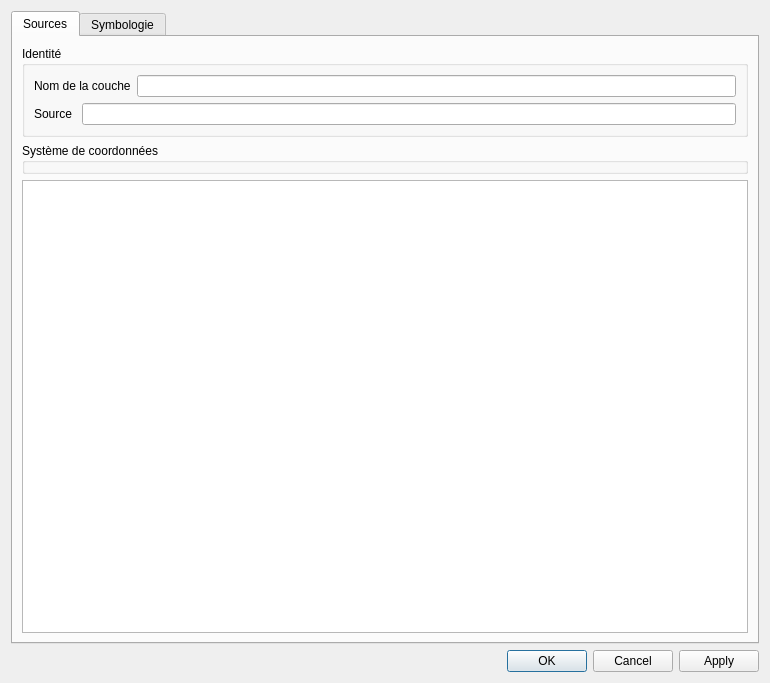
<?xml version="1.0" encoding="UTF-8"?>
<ui version="4.0">
 <class>ReosVectorLayerPropertiesDialog</class>
 <widget class="QDialog" name="ReosVectorLayerPropertiesDialog">
  <property name="geometry">
   <rect>
    <x>0</x>
    <y>0</y>
    <width>770</width>
    <height>683</height>
   </rect>
  </property>
  <property name="sizePolicy">
   <sizepolicy hsizetype="Fixed" vsizetype="Fixed">
    <horstretch>0</horstretch>
    <verstretch>0</verstretch>
   </sizepolicy>
  </property>
  <property name="minimumSize">
   <size>
    <width>640</width>
    <height>0</height>
   </size>
  </property>
  <property name="windowTitle">
   <string>Dialog</string>
  </property>
  <layout class="QVBoxLayout" name="verticalLayout">
   <item>
    <widget class="QTabWidget" name="tabWidget">
     <property name="currentIndex">
      <number>0</number>
     </property>
     <property name="iconSize">
      <size>
       <width>32</width>
       <height>32</height>
      </size>
     </property>
     <widget class="QWidget" name="tabSource">
      <attribute name="icon">
       <iconset resource="../icones/hdicone.qrc">
        <normaloff>:/Qgis/Qgis/system.png</normaloff>:/Qgis/Qgis/system.png</iconset>
      </attribute>
      <attribute name="title">
       <string>Sources</string>
      </attribute>
      <layout class="QVBoxLayout" name="verticalLayout_4">
       <item>
        <widget class="QGroupBox" name="groupBox">
         <property name="font">
          <font>
           <weight>50</weight>
           <bold>false</bold>
          </font>
         </property>
         <property name="title">
          <string>Identité</string>
         </property>
         <layout class="QHBoxLayout" name="horizontalLayout">
          <item>
           <layout class="QVBoxLayout" name="verticalLayout_5">
            <property name="leftMargin">
             <number>0</number>
            </property>
            <property name="topMargin">
             <number>0</number>
            </property>
            <property name="bottomMargin">
             <number>0</number>
            </property>
            <item>
             <layout class="QHBoxLayout" name="horizontalLayout_2">
              <item>
               <widget class="QLabel" name="label">
                <property name="text">
                 <string>Nom de la couche</string>
                </property>
               </widget>
              </item>
              <item>
               <widget class="QLineEdit" name="lineEditLayerName"/>
              </item>
             </layout>
            </item>
            <item>
             <layout class="QHBoxLayout" name="horizontalLayout_3">
              <property name="topMargin">
               <number>0</number>
              </property>
              <item>
               <widget class="QLabel" name="label_2">
                <property name="text">
                 <string>Source </string>
                </property>
               </widget>
              </item>
              <item>
               <widget class="QLineEdit" name="lineEditSource">
                <property name="readOnly">
                 <bool>true</bool>
                </property>
               </widget>
              </item>
             </layout>
            </item>
           </layout>
          </item>
         </layout>
        </widget>
       </item>
       <item>
        <widget class="QGroupBox" name="groupBoxCRS">
         <property name="title">
          <string>Système de coordonnées</string>
         </property>
        </widget>
       </item>
       <item>
        <widget class="QTextBrowser" name="textBrowser"/>
       </item>
      </layout>
     </widget>
     <widget class="QWidget" name="tabSymbology">
      <attribute name="icon">
       <iconset resource="../icones/hdicone.qrc">
        <normaloff>:/Qgis/Qgis/symbology.png</normaloff>:/Qgis/Qgis/symbology.png</iconset>
      </attribute>
      <attribute name="title">
       <string>Symbologie</string>
      </attribute>
      <layout class="QVBoxLayout" name="verticalLayout_2">
       <property name="spacing">
        <number>0</number>
       </property>
       <property name="leftMargin">
        <number>0</number>
       </property>
       <property name="topMargin">
        <number>0</number>
       </property>
       <property name="rightMargin">
        <number>0</number>
       </property>
       <property name="bottomMargin">
        <number>0</number>
       </property>
       <item>
        <widget class="QScrollArea" name="scrollArea">
         <property name="widgetResizable">
          <bool>true</bool>
         </property>
         <widget class="QWidget" name="scrollAreaWidgetContents">
          <property name="geometry">
           <rect>
            <x>0</x>
            <y>0</y>
            <width>746</width>
            <height>585</height>
           </rect>
          </property>
          <layout class="QVBoxLayout" name="verticalLayout_3">
           <property name="spacing">
            <number>0</number>
           </property>
           <property name="leftMargin">
            <number>0</number>
           </property>
           <property name="topMargin">
            <number>0</number>
           </property>
           <property name="rightMargin">
            <number>0</number>
           </property>
           <property name="bottomMargin">
            <number>0</number>
           </property>
           <item>
            <widget class="QWidget" name="symbologyContent" native="true"/>
           </item>
          </layout>
         </widget>
        </widget>
       </item>
      </layout>
     </widget>
    </widget>
   </item>
   <item>
    <widget class="QDialogButtonBox" name="buttonBox">
     <property name="orientation">
      <enum>Qt::Horizontal</enum>
     </property>
     <property name="standardButtons">
      <set>QDialogButtonBox::Apply|QDialogButtonBox::Cancel|QDialogButtonBox::Ok</set>
     </property>
    </widget>
   </item>
  </layout>
 </widget>
 <resources>
  <include location="../icones/hdicone.qrc"/>
 </resources>
 <connections>
  <connection>
   <sender>buttonBox</sender>
   <signal>accepted()</signal>
   <receiver>ReosVectorLayerPropertiesDialog</receiver>
   <slot>accept()</slot>
   <hints>
    <hint type="sourcelabel">
     <x>257</x>
     <y>590</y>
    </hint>
    <hint type="destinationlabel">
     <x>157</x>
     <y>274</y>
    </hint>
   </hints>
  </connection>
  <connection>
   <sender>buttonBox</sender>
   <signal>rejected()</signal>
   <receiver>ReosVectorLayerPropertiesDialog</receiver>
   <slot>reject()</slot>
   <hints>
    <hint type="sourcelabel">
     <x>325</x>
     <y>590</y>
    </hint>
    <hint type="destinationlabel">
     <x>286</x>
     <y>274</y>
    </hint>
   </hints>
  </connection>
 </connections>
</ui>
